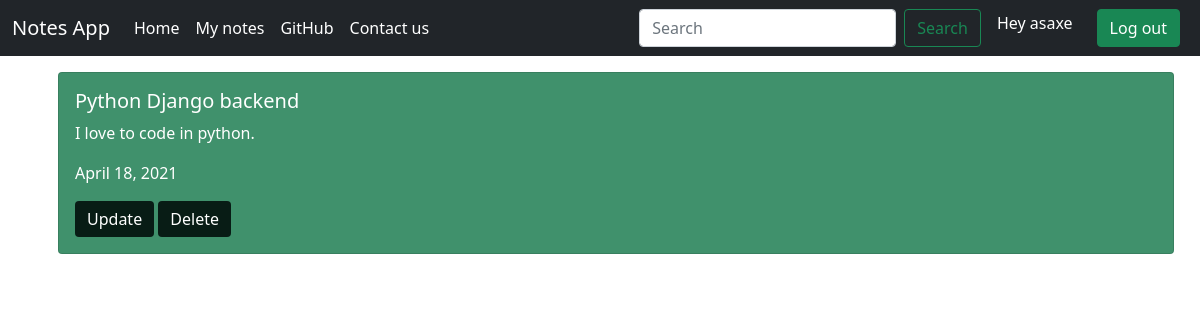
/notes/ (signed in), run on an earlier commit of the app's database.
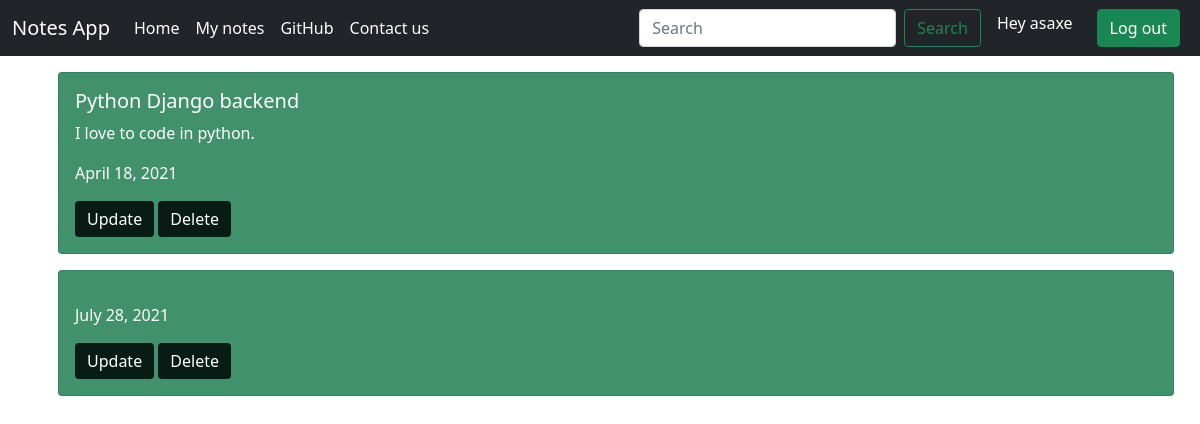
And on a later commit of the database.
### home/models.py (models this page shows, shortened)
class NotesInfo(models.Model):
    id = models.AutoField(primary_key=True)
    title = models.CharField(max_length=50)
    body =models.TextField()
    date = models.DateField(blank=True,null=True)
    user = models.ForeignKey(User,on_delete=CASCADE,null=True)

### home/views.py (the view)
# urls.py: path("notes/",views.about, name="notes"),
def about(request):
    notes = NotesInfo.objects.filter(user=request.user)
    context = {'notes':notes}
    return render(request,'allnotes.html',context)

### home/templates/allnotes.html (shortened to what this page needs)
{% extends 'base.html' %}
{% block body %}
<div class="container my-3">
    {% for note in notes %}
        <div id="allnotes">
            <div class="card " style="width: 100%; margin:1rem; background-color:#40916c; color:white;" >
                <div class="card-body">
                <h5 class="card-title">{{note.title}}</h5>
                <p class="card-text">{{note.body}}</p>
                <p>{{note.date}}</p>
                <form action="{% url 'update' note.id %}" method="post" style="display: inline;">
                    <button id="btnUpdate" type="submit" style="background-color: #081c15; border:none;" class="btn btn-primary" >Update</button>
                </form>
                <form action="{% url 'delete' note.id %}" method="post" style="display: inline;">
                    <button id="btnDelete" type="submit" style="background-color: #081c15; border:none;" class="btn btn-primary">Delete</button>
                </form>
            </div>
        </div>
    {% endfor %}
</div>
{% endblock body %}

What changed in the data, as far as the page shows it:
added NotesInfo: date "July 28, 2021"
